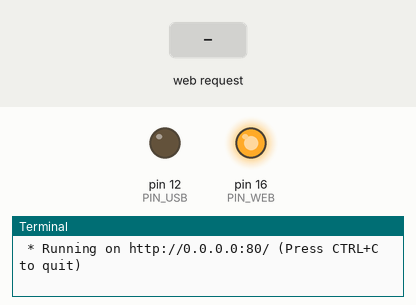
Simulated run of this program. Board: Raspberry Pi (header pin numbers). Shown: output pins drawn as LEDs (lit = HIGH), the last lines printed to the terminal. Inputs (shaded band) come from the test bench. The clock reads 2024-03-15 10:24:30 at power-on unless the program sets it.

Above: at 1.2 s.
1.3 s: HTTP request for /usbon received
At 2.0 s:
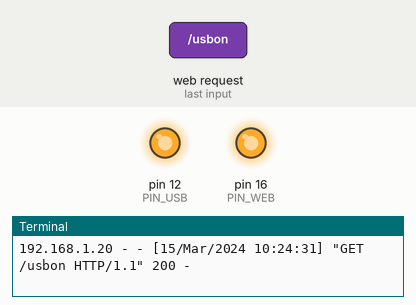
2.8 s: HTTP request for /test received
At 3.1 s:
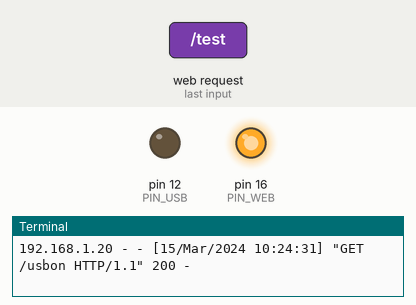
Timing chart, 0 to 9.3 s (numbered marks = the images above; inputs shaded):
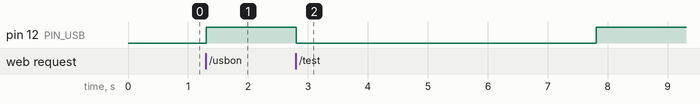

The program:

web.py
```python
import RPi.GPIO as GPIO
from flask import Flask
import time

PIN_USB = 12
PIN_WEB = 16
GPIO.setmode(GPIO.BOARD)
GPIO.setup(PIN_USB,GPIO.OUT)
GPIO.setup(PIN_WEB,GPIO.OUT)
app = Flask(__name__)

@app.route("/")
def hello():
    return "Hello World!"

@app.route("/usbon")
def usbOn():
    GPIO.output(PIN_USB,GPIO.HIGH)
    return "GPIO.HIGH and USB.ON"

@app.route("/usboff")
def usbOff():
    GPIO.output(PIN_USB,GPIO.LOW)
    return "GPIO.LOW and USB.OFF"

@app.route("/test")
def test():
    count = 0
    while count < 5:
        count += 1
        GPIO.output(PIN_USB,GPIO.LOW)
        time.sleep(5)
        GPIO.output(PIN_USB,GPIO.HIGH)
        time.sleep(5)

if __name__ == "__main__":
    GPIO.output(PIN_WEB,GPIO.HIGH)
    app.run(host='0.0.0.0',port=80)
    GPIO.cleanup()
```

Measured:
- after the input at 1.3 s, pin 12 (PIN_USB): LOW → HIGH at once
- after the input at 2.8 s, pin 12 (PIN_USB): HIGH → LOW at once, → HIGH 5.0 s later
